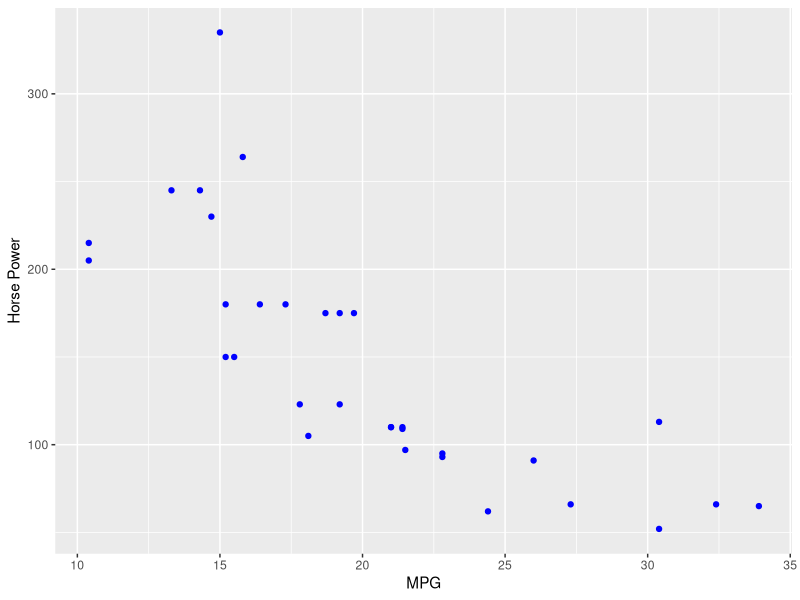

The R source for this figure:
## ---- chunk 1
knitr::opts_chunk$set(echo = TRUE)
library(tidyverse)
## ---- chunk 2
ggplot(data = mtcars, aes(x = mpg, y = hp)) +
  geom_point(color="blue") +
  labs(x= "MPG", y="Horse Power")
